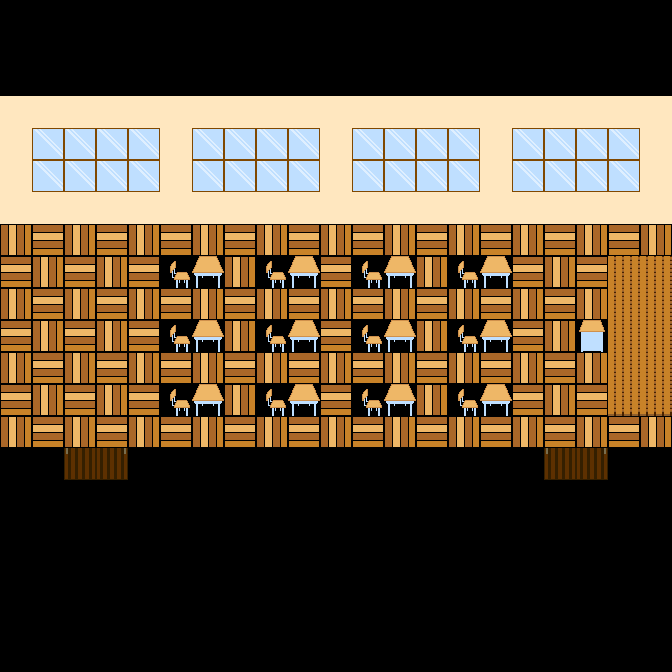

A level layout from a 2D game, rendered from its tile map. Below: a short description, then the map file with its tile-grid data intact:
An orthogonal 21x21 tile map with 32x32 px tiles, 1 tile layer (タイルレイヤー1).

<map version="1.10" tiledversion="1.11.2" orientation="orthogonal" renderorder="right-down" width="21" height="21" tilewidth="32" tileheight="32" infinite="0" nextlayerid="2" nextobjectid="1">
 <editorsettings>
  <export target="class1.csv" format="csv" />
 </editorsettings>
 <tileset firstgid="1" source="map_img.tsx" />
 <layer id="1" name="タイルレイヤー1" width="21" height="21">
  <data encoding="csv">
1,1,1,1,1,1,1,1,1,1,1,1,1,1,1,1,1,1,1,1,1,
1,1,1,1,1,1,1,1,1,1,1,1,1,1,1,1,1,1,1,1,1,
1,1,1,1,1,1,1,1,1,1,1,1,1,1,1,1,1,1,1,1,1,
4,4,4,4,4,4,4,4,4,4,4,4,4,4,4,4,4,4,4,4,4,
4,6,6,6,6,4,6,6,6,6,4,6,6,6,6,4,6,6,6,6,4,
4,6,6,6,6,4,6,6,6,6,4,6,6,6,6,4,6,6,6,6,4,
4,4,4,4,4,4,4,4,4,4,4,4,4,4,4,4,4,4,4,4,4,
20,21,20,21,20,21,20,21,20,21,20,21,20,21,20,21,20,21,20,21,20,
21,20,21,20,21,25,26,20,25,26,21,25,26,20,25,26,21,20,21,10,10,
20,21,20,21,20,21,20,21,20,21,20,21,20,21,20,21,20,21,20,10,10,
21,20,21,20,21,25,26,20,25,26,21,25,26,20,25,26,21,20,22,10,10,
20,21,20,21,20,21,20,21,20,21,20,21,20,21,20,21,20,21,20,10,10,
21,20,21,20,21,25,26,20,25,26,21,25,26,20,25,26,21,20,21,9,9,
20,21,20,21,20,21,20,21,20,21,20,21,20,21,20,21,20,21,20,21,20,
1,1,12,13,1,1,1,1,1,1,1,1,1,1,1,1,1,12,13,1,1,
1,1,1,1,1,1,1,1,1,1,1,1,1,1,1,1,1,1,1,1,1,
1,1,1,1,1,1,1,1,1,1,1,1,1,1,1,1,1,1,1,1,1,
1,1,1,1,1,1,1,1,1,1,1,1,1,1,1,1,1,1,1,1,1,
1,1,1,1,1,1,1,1,1,1,1,1,1,1,1,1,1,1,1,1,1,
1,1,1,1,1,1,1,1,1,1,1,1,1,1,1,1,1,1,1,1,1,
1,1,1,1,1,1,1,1,1,1,1,1,1,1,1,1,1,1,1,1,1
</data>
 </layer>
</map>